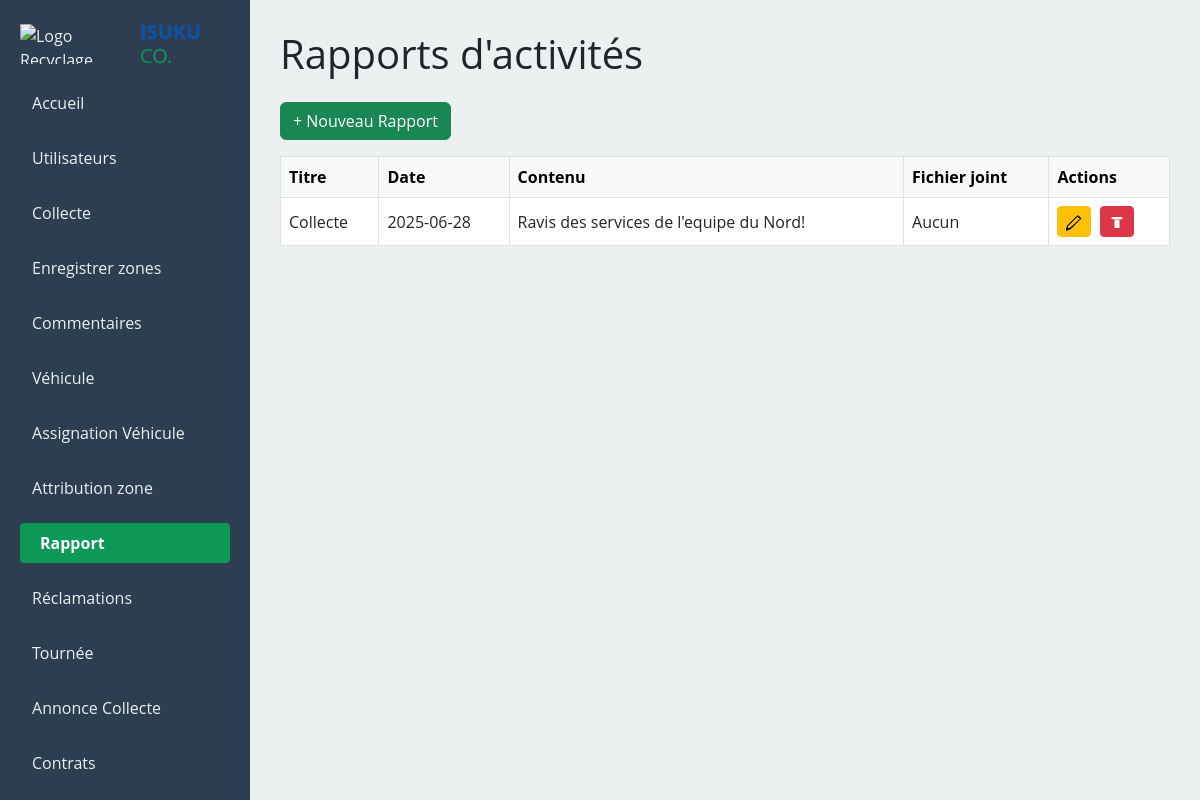
Page /coordinateur/rapport.php (signed in) on the committed database.
### tables this page shows
CREATE TABLE `rapport` (
  `id_rapport` int(11) NOT NULL,
  `id_coordinateur` varchar(100) NOT NULL,
  `titre` varchar(255) NOT NULL,
  `contenu` text NOT NULL,
  `date_rapport` date NOT NULL DEFAULT curdate(),
  `fichier` varchar(255) DEFAULT NULL,
  `date_creation` timestamp NOT NULL DEFAULT current_timestamp()
);

### coordinateur/rapport.php (the view, shortened to what this page needs)
<?php
$bdd = new PDO('mysql:host=localhost;dbname=isukuco;charset=utf8mb4', 'root', '', [
    PDO::ATTR_ERRMODE => PDO::ERRMODE_EXCEPTION
]);
$rapports = $bdd->prepare("SELECT * FROM rapport WHERE id_coordinateur = ? ORDER BY date_creation DESC");
$rapports->execute([$_SESSION['id_utilisateur']]);
$rapportList = $rapports->fetchAll(PDO::FETCH_ASSOC);
?>
<!DOCTYPE html>
<html lang="fr">
<head>
  <link href="https://cdn.jsdelivr.net/npm/bootstrap@5.3.0/dist/css/bootstrap.min.css" rel="stylesheet" />
</head>
<body>
<div class="dashboard">
  <?php include 'sidebar.php'; ?>
  <main class="main-content">
    <h1 class="mb-4">Rapports d'activités</h1>
    <button class="btn btn-success mb-3" data-bs-toggle="modal" data-bs-target="#rapportModal">+ Nouveau Rapport</button>
    <table class="table table-bordered table-hover align-middle">
      <thead class="table-light">
        <tr>
          <th>Titre</th>
          <th>Date</th>
          <th>Contenu</th>
          <th>Fichier joint</th>
          <th>Actions</th>
        </tr>
      </thead>
      <tbody>
        <?php foreach ($rapportList as $r): ?>
        <tr>
          <td><?= htmlspecialchars($r['titre']) ?></td>
          <td><?= htmlspecialchars($r['date_rapport']) ?></td>
          <td><?= nl2br(htmlspecialchars($r['contenu'])) ?></td>
          <td>
            <?php if ($r['fichier']): ?>
              <a href="uploads/rapports/<?= urlencode($r['fichier']) ?>" class="btn btn-sm btn-outline-primary" download>Télécharger</a>
            <?php else: ?>
              Aucun
            <?php endif; ?>
          </td>
          <td>
            <a href="?edit=<?= $r['id_rapport'] ?>" class="btn btn-sm btn-warning me-1" title="Modifier">
</a>
<a href="?delete=<?= $r['id_rapport'] ?>" class="btn btn-sm btn-danger" title="Supprimer" onclick="return confirm('Voulez-vous vraiment supprimer ce rapport ?')">
  <svg xmlns="http://www.w3.org/2000/svg" width="16" height="16" fill="currentColor" class="bi bi-trash" viewBox="0 0 16 16">
    <path d="M5.5 5.5A.5.5 0 0 1 6 5h4a.5.5 0 0 1 .5.5v7a.5.5 0 0 1-.5.5H6a.5.5 0 0 1-.5-.5v-7zM4.118 4.5L4 5h8l-.118-.5H4.118zM2.5 3a1 1 0 0 1 1-1h9a1 1 0 0 1 1 1v1h-11V3z"/>
  </svg>
</a>
          </td>
        </tr>
        <?php endforeach; ?>
      </tbody>
    </table>
  </main>
</div>
</body>
</html>

### coordinateur/rapport.php (style rules this page uses)
body { font-family: 'Open Sans', sans-serif; background-color: #f4f6f9; margin: 0; }
.dashboard { display: flex; min-height: 100vh; overflow: hidden; }
main.main-content { flex-grow: 1; padding: 30px; background-color: #ecf0f1; overflow-y: auto; }

### rows in the picture
rapport: titre "Collecte", date_rapport "2025-06-28", contenu "Ravis des services de l'equipe du Nord!", shows "Aucun"
